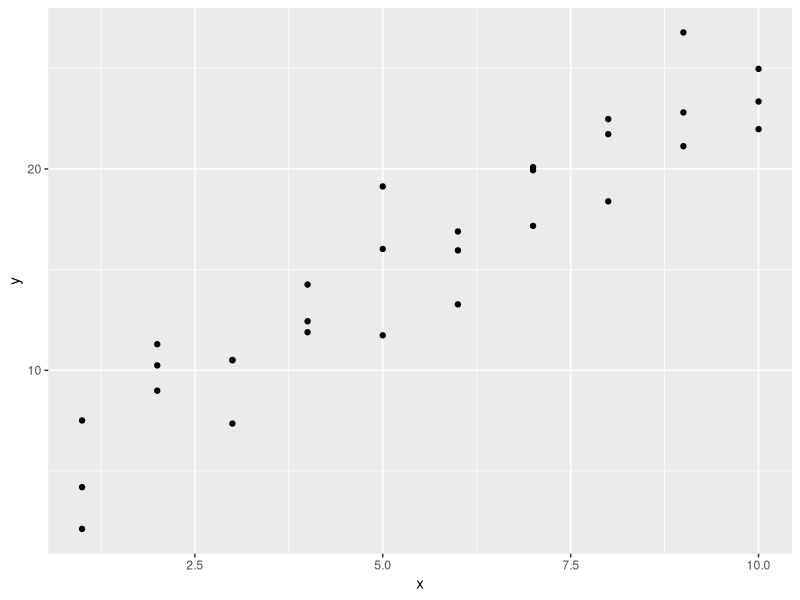
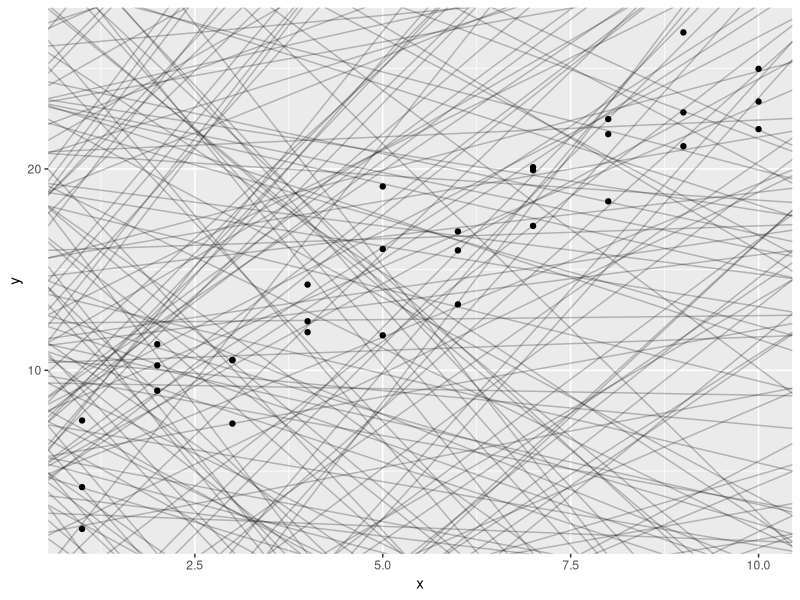
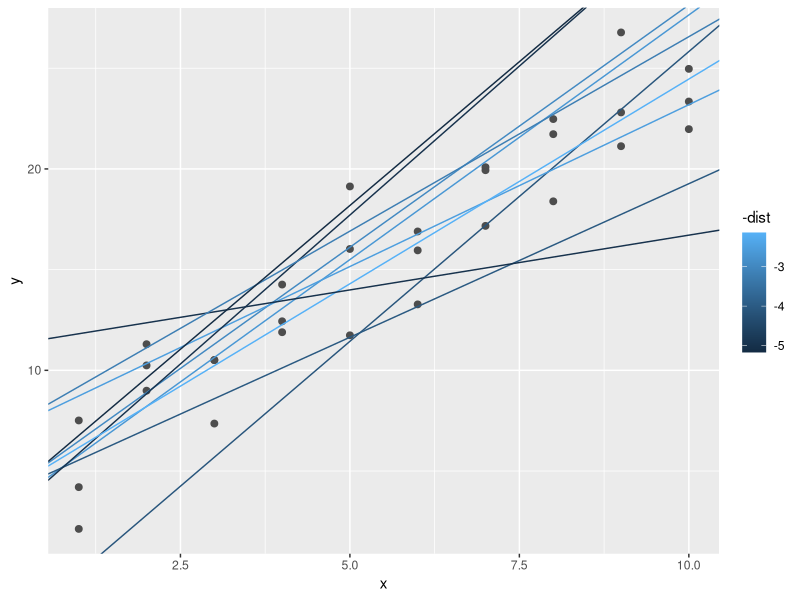
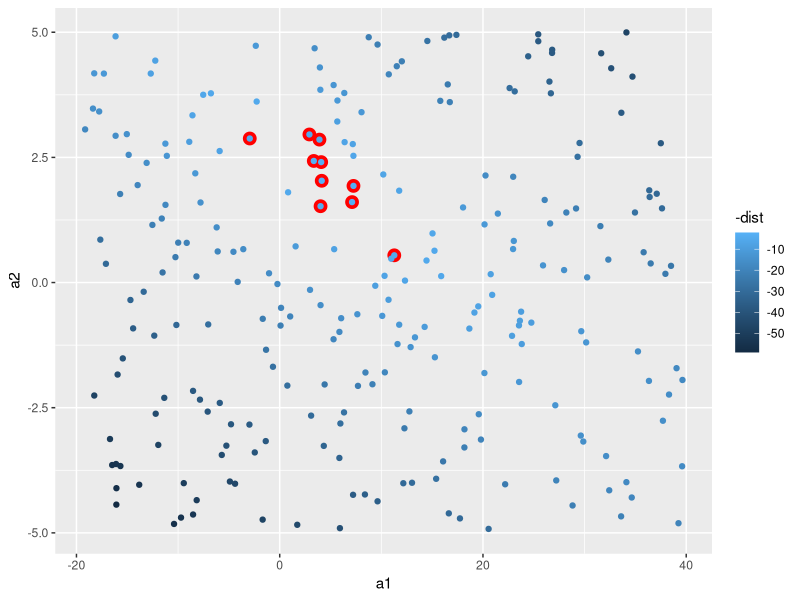
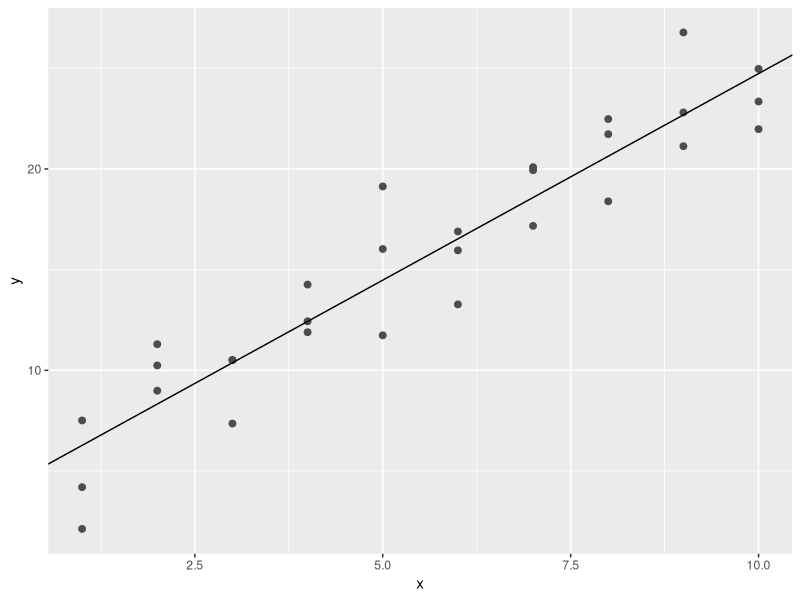
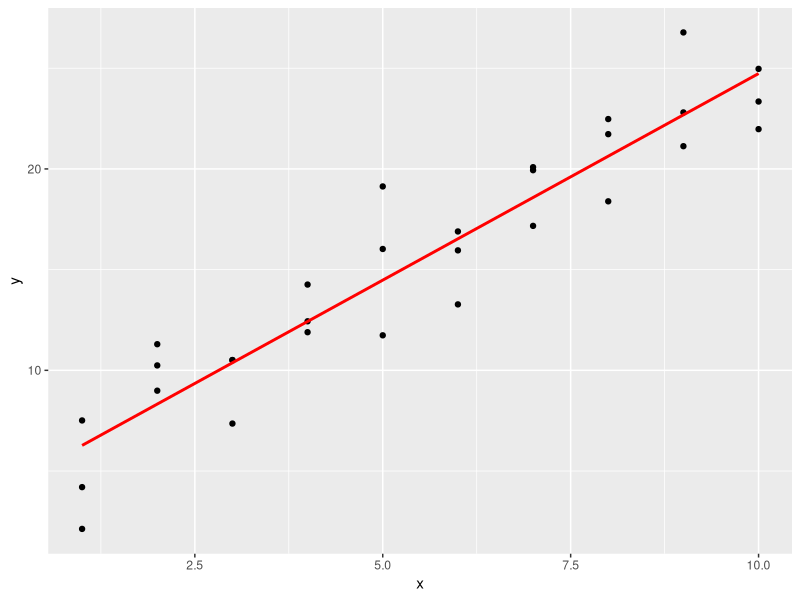
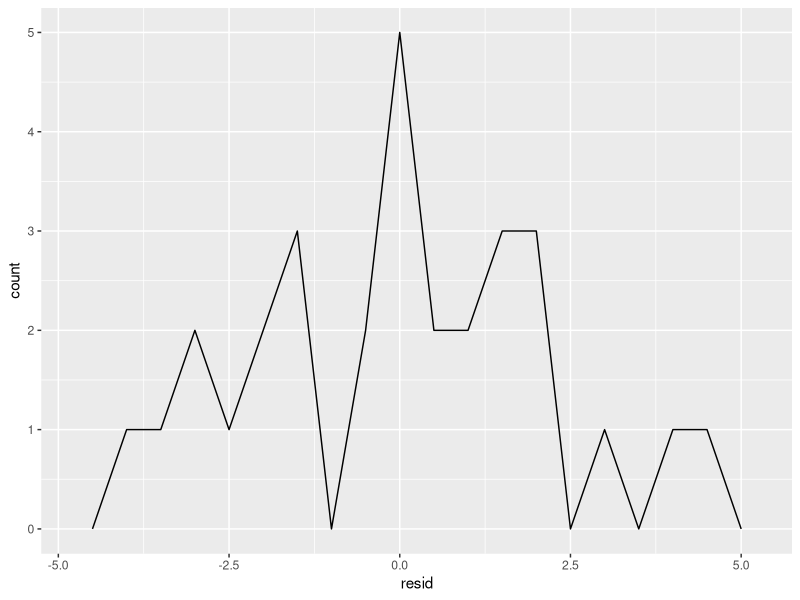
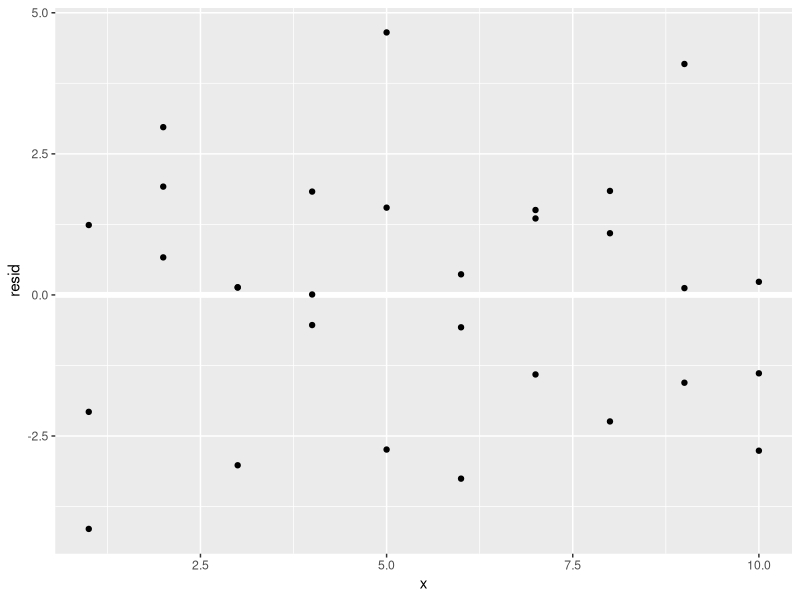

Source code (R) for these figures, in order:
## ---- chunk 1
knitr::opts_chunk$set(echo = TRUE)
## ---- chunk 2
library(tidyverse)
library(modelr)
options(na.action = na.warn)
## ---- chunk 3
ggplot(sim1, aes(x, y)) + geom_point()
## ---- chunk 4
models <- tibble(a1 = runif(250, -20, 40), a2 = runif(250, -5, 5))
ggplot(sim1, aes(x, y)) +
  geom_abline(aes(intercept = a1, slope = a2), data = models, alpha = 1/4) +
  geom_point()
## ---- chunk 5
model1 <- function(a, data) {
  a[1] + data$x * a[2]
}
model1(c(7, 1.5), sim1)
## ---- chunk 6
## RMSE
measure_distance <- function(mod, data) {
  diff <- data$y - model1(mod, data)
  sqrt(mean(diff ^2))
}
measure_distance(c(7, 1.5), sim1) 
## ---- chunk 7
sim1_dist <- function(a1, a2) {
  measure_distance(c(a1, a2), sim1)
}
models <- models %>% mutate(dist = purrr::map2_dbl(a1, a2, sim1_dist))
models
## ---- chunk 8
ggplot(sim1, aes(x, y)) + geom_point(size = 2, color = "grey30") +
  geom_abline(
    data = filter(models, rank(dist) <= 10),
    aes(intercept = a1, slope = a2, color = -dist)
  )
## ---- chunk 9
ggplot(models, aes(a1, a2)) +
  geom_point(data = filter(models, rank(dist) <= 10), size = 4, color = "red") +
  geom_point(aes(color = -dist))
## ---- chunk 10
best <- optim(c(0, 0), measure_distance, data = sim1)
best$par
ggplot(sim1, aes(x, y)) +
  geom_point(size = 2, color = "gray30") +
  geom_abline(intercept = best$par[1], slope = best$par[2])
## ---- chunk 11
sim1_mod <- lm(y ~ x, data = sim1)
coef(sim1_mod)
## ---- chunk 12
grid <- sim1 %>% data_grid(x)
grid
## ---- chunk 13
# Remember
sim1 
## ---- chunk 14
# sim1_mod <- lm(y~x, data = sim1)
grid <- grid %>% 
  add_predictions(sim1_mod)
grid
## ---- chunk 15
ggplot(sim1, aes(x)) +
  geom_point(aes(y = y)) +
  geom_line(aes(y = pred), data = grid, color = "red", size = 1)
## ---- chunk 16
sim1 <- sim1 %>%
  add_predictions(sim1_mod) %>%  #Remember
  add_residuals(sim1_mod)
sim1
## ---- chunk 17
ggplot(sim1, aes(resid)) +
  geom_freqpoly(binwidth = 0.5)
## ---- chunk 18
ggplot(sim1, aes(x, resid)) +
  geom_ref_line(h = 0) +
  geom_point()
## ---- chunk 19
df <- tribble(
  ~sex, ~response,
  "male", 1,
  "female", 2,
  "male", 1
)
model_matrix(df, response ~ sex)
## ---- chunk 20
sim2
mod2 <- lm(y ~ x, data = sim2)
grid <- sim2 %>%
  data_grid(x) %>%
  add_predictions(mod2)
grid
## ---- chunk 21
ggplot(sim2, aes(x)) +
  geom_point(aes(y = y)) +
  geom_point(data = grid, aes(y = pred), color = "red", size = 4)
## ---- chunk 22
ggplot(sim3, aes(x1, y)) +
  geom_point(aes(color = x2))
## ---- chunk 23
mod1 <- lm(y ~ x1 + x2, data = sim3) #交互作用無しの回帰分析
mod2 <- lm(y ~ x1 * x2, data = sim3) #交互作用有りの回帰分析
grid <- sim3 %>% 
  data_grid(x1, x2) %>% 
  gather_predictions(mod1, mod2)
grid
## ---- chunk 24
ggplot(sim3, aes(x1, y, color = x2)) +
  geom_point() +
  geom_line(data = grid, aes(y = pred)) +
  facet_wrap(~ model)
## ---- chunk 25
sim3 %>% 
  gather_residuals(mod1, mod2) %>% 
  ggplot(aes(x1, resid, color = x2)) +
  geom_point() +
  facet_grid(model ~ x2)
